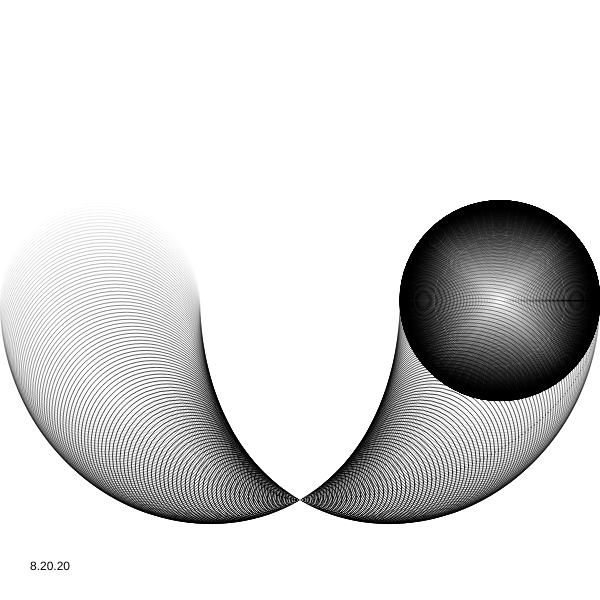
Frame 1 (no input)
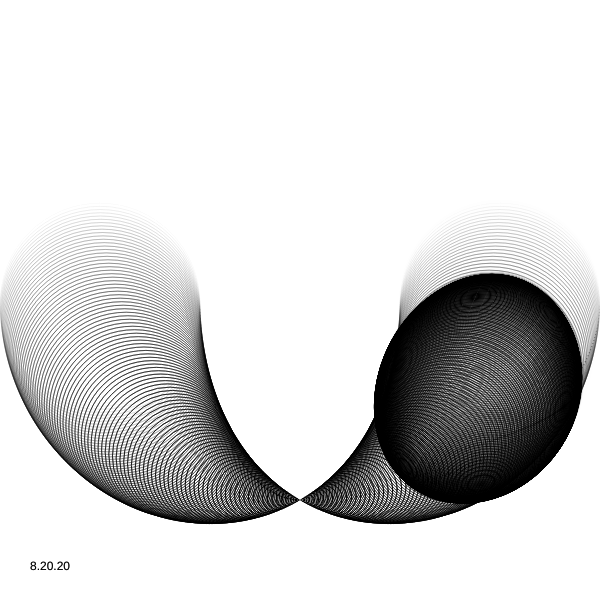
Frame 60 (no input)
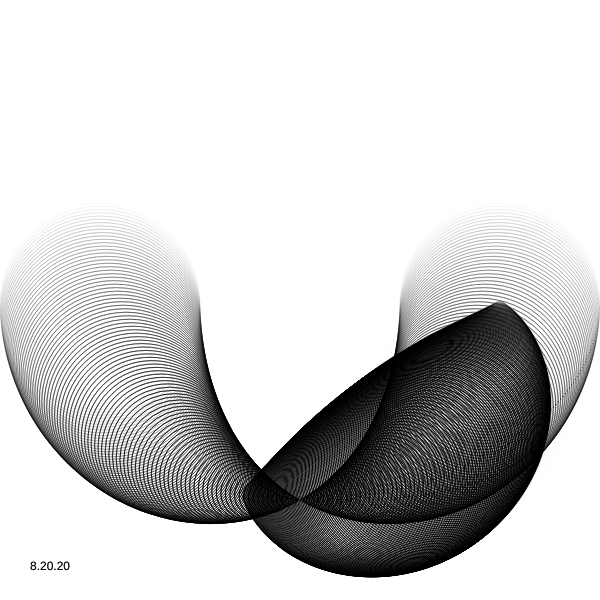
Frame 120 (the mouse pressed at the canvas centre since frame 60)

The p5.js sketch that drew these frames (run headless with seeded random() and noise() and a simulated clock; from frame 60 on, the mouse is pressed at the canvas centre):

// p5.js sketch
// ── sketch.js
var r=200;
var s=0.002;
function setup() { 
  createCanvas(600, 600);
  background(255)
}
function draw() {   
  background(255, 150);
  translate(width/2, height/2);
  let n=200;
  for (let i=0; i<n; i++) {
     let t1= i*PI/n;
     let t2= s*t1;
     let x1= r*cos(t1);
     let y1= r*sin(t1);
     let x2= r*cos(t2);
     let y2= r*sin(t2);
     stroke(cos(t1))
     strokeWeight(sin(t1))
     noFill();
     ellipse(x1, y1, r*cos(t1), r*cos(t1));
     ellipse(x2,y2, r*sin(t1), r*sin(t1));
  }
  s+=0.005;
  fill(0);
  noStroke();
   translate(-width/2, -height/2);
  text("8.20.20", 30, height-30);
  noFill();
}
